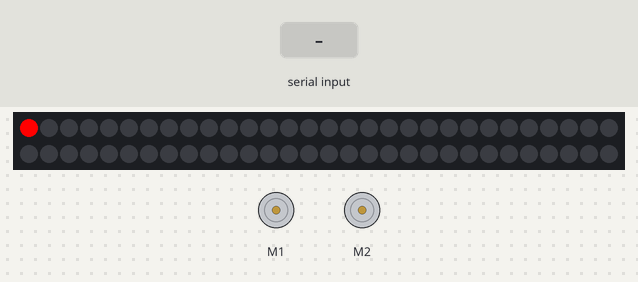
Recording of a sketch running on a simulated Arduino Uno, built with avr-gcc and run on an emulated ATmega328P. On the bench: 60 RGB LEDs in strip order, left to right, continuing on the next row, 2 × DC motor (green arrow = forward, orange = backward, longer = faster). The test bench sets the inputs (shaded band). Dim RGB values are drawn brighter than linear.

Above: at 1.2 s.
1.3 s: "l" received over Serial
At 1.7 s:
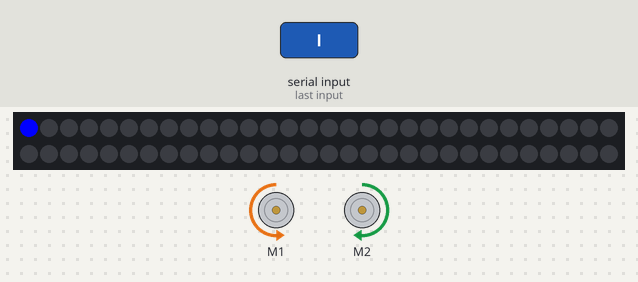
3.3 s: "r" received over Serial
At 3.7 s:
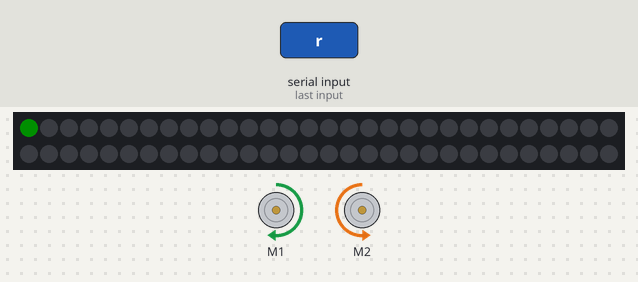
Timing chart, 0 to 6.3 s (numbered marks = the images above; inputs shaded):
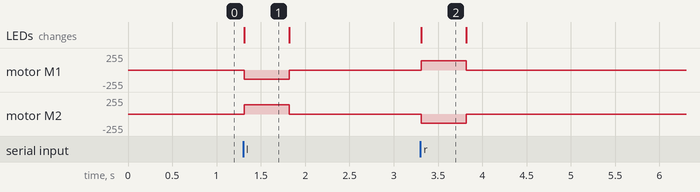

Measured:
- after the input at 1.3 s, motor M1: stopped → backward 140/255 at once, → stopped 0.51 s later; motor M2: stopped → forward 140/255 at once, → stopped 0.51 s later; the LEDs: change at once (image 1)
- after the input at 3.3 s, motor M1: stopped → forward 140/255 at once, → stopped 0.51 s later; motor M2: stopped → backward 140/255 at once, → stopped 0.51 s later; the LEDs: change at once (image 2)

The sketch:

arduino_serial.ino
```cpp
#include <SoftwareSerial.h>
#include <SabertoothSimplified.h>
#include <Adafruit_NeoPixel.h>

#define FULL_SPEED 70
//Define motors
#define LEFT 2
#define RIGHT 1
#define MOTOR_PIN 6
SoftwareSerial SWSerial(NOT_A_PIN, MOTOR_PIN); // RX on no pin (unused), TX on pin 11 (to S1).
SabertoothSimplified ST(SWSerial); // Use SWSerial as the serial port.

Adafruit_NeoPixel strip = Adafruit_NeoPixel(60, 13, NEO_GRB + NEO_KHZ800);

//Input buffer for serial
char in[2] = {'a', '\0'};

void setup() {
  //Used for Motor Controler
  SWSerial.begin(9600);
  //Used for talking to the raspberry pi
  Serial.begin(115200);

  //Start up NEO Pixel
  strip.begin();
  strip.setPixelColor(0, 255, 0, 0);
  strip.show();
}

void loop() {
  if(Serial.available() > 0){

   in[0] = Serial.read();
   //Serial.print(in);
   if(strcmp(in, "u") == 0){

   } else if(strcmp(in, "d") == 0){

   } else if(strcmp(in, "l") == 0){
      left();
   } else if(strcmp(in, "r") == 0){
      right();
   }

  }
}

void fullStop(){
  delay(500);
  ST.motor(RIGHT, 0);
  ST.motor(LEFT, 0);
  strip.setBrightness(15);
  strip.setPixelColor(0, 0, 0, 0);
  strip.show();
}

void right(){
  ST.motor(RIGHT, FULL_SPEED);
  ST.motor(LEFT, -FULL_SPEED);
  strip.setPixelColor(0, 0, 255, 0);
  strip.show();
  fullStop();
}

void left(){
  ST.motor(RIGHT, -FULL_SPEED);
  ST.motor(LEFT, FULL_SPEED);
  strip.setPixelColor(0, 0, 0, 255);
  strip.show();
  fullStop();
}
```
